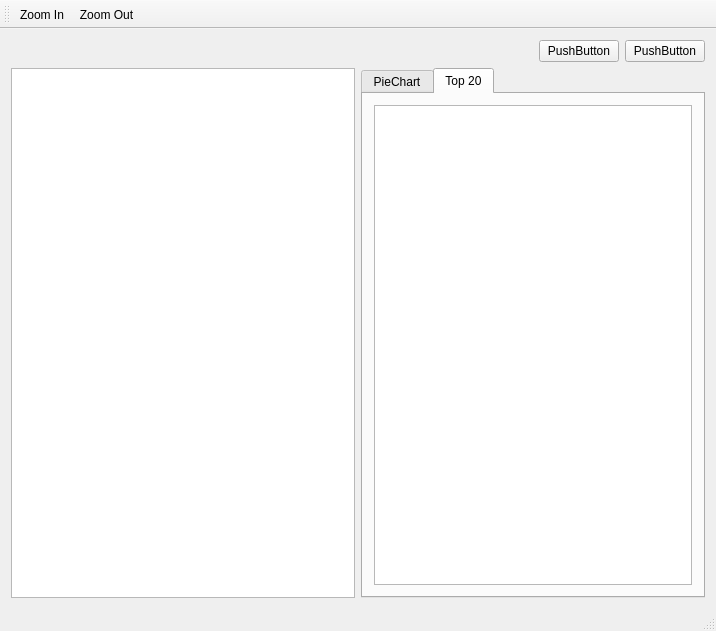
<?xml version="1.0" encoding="UTF-8"?>
<ui version="4.0">
 <class>MainWindow</class>
 <widget class="QMainWindow" name="MainWindow">
  <property name="windowModality">
   <enum>Qt::ApplicationModal</enum>
  </property>
  <property name="geometry">
   <rect>
    <x>0</x>
    <y>0</y>
    <width>716</width>
    <height>631</height>
   </rect>
  </property>
  <property name="windowTitle">
   <string>MainWindow</string>
  </property>
  <widget class="QWidget" name="centralWidget">
   <layout class="QVBoxLayout" name="verticalLayout">
    <item>
     <layout class="QHBoxLayout" name="horizontalLayout_8">
      <item>
       <spacer name="horizontalSpacer">
        <property name="orientation">
         <enum>Qt::Horizontal</enum>
        </property>
        <property name="sizeType">
         <enum>QSizePolicy::Expanding</enum>
        </property>
        <property name="sizeHint" stdset="0">
         <size>
          <width>350</width>
          <height>20</height>
         </size>
        </property>
       </spacer>
      </item>
      <item>
       <widget class="QPushButton" name="aORd">
        <property name="sizePolicy">
         <sizepolicy hsizetype="Preferred" vsizetype="Fixed">
          <horstretch>0</horstretch>
          <verstretch>0</verstretch>
         </sizepolicy>
        </property>
        <property name="text">
         <string>PushButton</string>
        </property>
       </widget>
      </item>
      <item>
       <widget class="QPushButton" name="SizeORDate">
        <property name="sizePolicy">
         <sizepolicy hsizetype="Preferred" vsizetype="Fixed">
          <horstretch>0</horstretch>
          <verstretch>0</verstretch>
         </sizepolicy>
        </property>
        <property name="text">
         <string>PushButton</string>
        </property>
       </widget>
      </item>
     </layout>
    </item>
    <item>
     <layout class="QHBoxLayout" name="horizontalLayout_2">
      <item>
       <widget class="QTreeView" name="treeView">
        <property name="sizePolicy">
         <sizepolicy hsizetype="MinimumExpanding" vsizetype="Expanding">
          <horstretch>0</horstretch>
          <verstretch>0</verstretch>
         </sizepolicy>
        </property>
        <property name="maximumSize">
         <size>
          <width>400</width>
          <height>16777215</height>
         </size>
        </property>
       </widget>
      </item>
      <item>
       <widget class="QTabWidget" name="tabWidget">
        <property name="currentIndex">
         <number>1</number>
        </property>
        <widget class="QWidget" name="tab_3">
         <attribute name="title">
          <string>PieChart</string>
         </attribute>
         <layout class="QHBoxLayout" name="horizontalLayout_5">
          <item>
           <layout class="QHBoxLayout" name="horizontalLayout_4">
            <property name="sizeConstraint">
             <enum>QLayout::SetNoConstraint</enum>
            </property>
           </layout>
          </item>
         </layout>
        </widget>
        <widget class="QWidget" name="tab_4">
         <attribute name="title">
          <string>Top 20</string>
         </attribute>
         <layout class="QHBoxLayout" name="horizontalLayout_6">
          <item>
           <layout class="QHBoxLayout" name="horizontalLayout_3">
            <item>
             <widget class="QTableWidget" name="tableWidget"/>
            </item>
           </layout>
          </item>
         </layout>
         <zorder>horizontalLayoutWidget</zorder>
         <zorder>tableWidget</zorder>
        </widget>
       </widget>
      </item>
     </layout>
    </item>
   </layout>
  </widget>
  <widget class="QMenuBar" name="menuBar">
   <property name="geometry">
    <rect>
     <x>0</x>
     <y>0</y>
     <width>716</width>
     <height>22</height>
    </rect>
   </property>
  </widget>
  <widget class="QToolBar" name="mainToolBar">
   <attribute name="toolBarArea">
    <enum>TopToolBarArea</enum>
   </attribute>
   <attribute name="toolBarBreak">
    <bool>false</bool>
   </attribute>
   <addaction name="actionZoom_In"/>
   <addaction name="actionZoom_Out"/>
  </widget>
  <widget class="QStatusBar" name="statusBar"/>
  <action name="actionZoom_In">
   <property name="text">
    <string>Zoom In</string>
   </property>
  </action>
  <action name="actionZoom_Out">
   <property name="text">
    <string>Zoom Out</string>
   </property>
  </action>
 </widget>
 <layoutdefault spacing="6" margin="11"/>
 <resources/>
 <connections/>
</ui>
